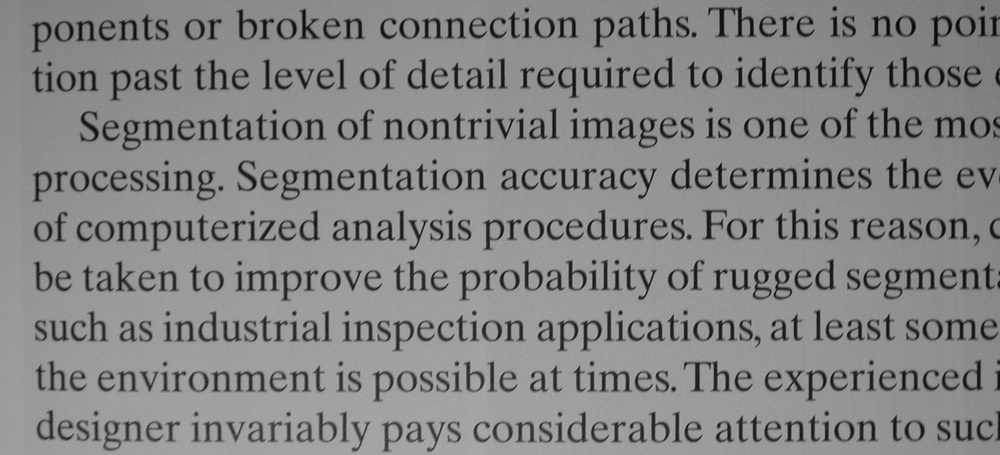
%> input picture OIM/completed labs/Lab_04/data/text.jpg, 1000 x 455 px, shrunk from 2018 x 918 before the run
$ octave my_threshold.m   (GNU Octave 9; MATLAB toolbox functions it lacks are replaced by stand-ins)
%> lines starting %> are read from the running program, lines starting %| are printed output that depends on the picture; in (x1, y1, x2, y2) boxes, pixels count from 0 and x2, y2 are one past the last pixel; in counts of white or black regions, pixels touching at a corner belong together; the program's own positions count from 1; long printed decimals are rounded
%% Лабораторная работа 4. Часть 2. Автоматический глобальный порог
labDir=fileparts(mfilename('fullpath'));
outDir=fullfile(labDir,'results_matlab');
if ~exist(outDir,'dir'), mkdir(outDir); end
f=imread(fullfile(labDir,'data','text.jpg'));
%> f is the input picture: size 455x1000x3 uint8; min 4, max 175, mean 133.2
if size(f,3)==3, f=rgb2gray(f); end
d=double(f); T=0.5*(min(d(:))+max(d(:))); history=T;
%> after `T=0.5*(min(d(:))+max(d(:)))`: T = 89.5
%> after `history=T`: history = 89.5
for iteration=1:1000
    g=d>=T;
    if all(g(:)) || ~any(g(:)), break; end
    Tnext=0.5*(mean(d(g))+mean(d(~g)));
    history(end+1)=Tnext;
    done=abs(Tnext-T)<0.5;
    T=Tnext;
    if done, break; end
end
%> this loop made 4 passes
%> (Tnext, done, T) on passes 1 to 4: (97.84, false, 97.84), (100.3, false, 100.3), (101.2, false, 101.2), (101.6, true, 101.6)
%> pass 1, `g=d>=T;`:
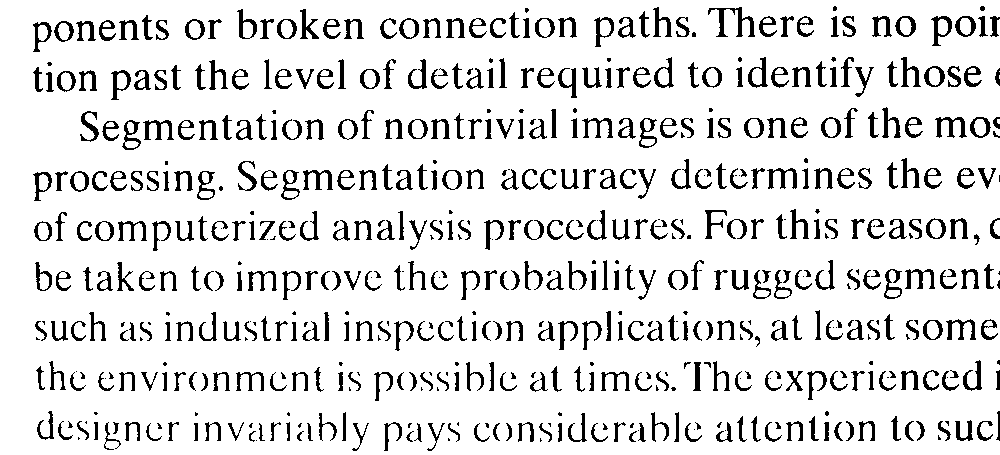
%> g: size 455x1000 logical; 87.9% white; 605 black regions (143 under 20 px), largest, box (x1, y1, x2, y2) and area: (708, 7, 755, 37) 433, (935, 117, 967, 138) 290, (767, 168, 797, 189) 272
%> pass 2, `g=d>=T;`:
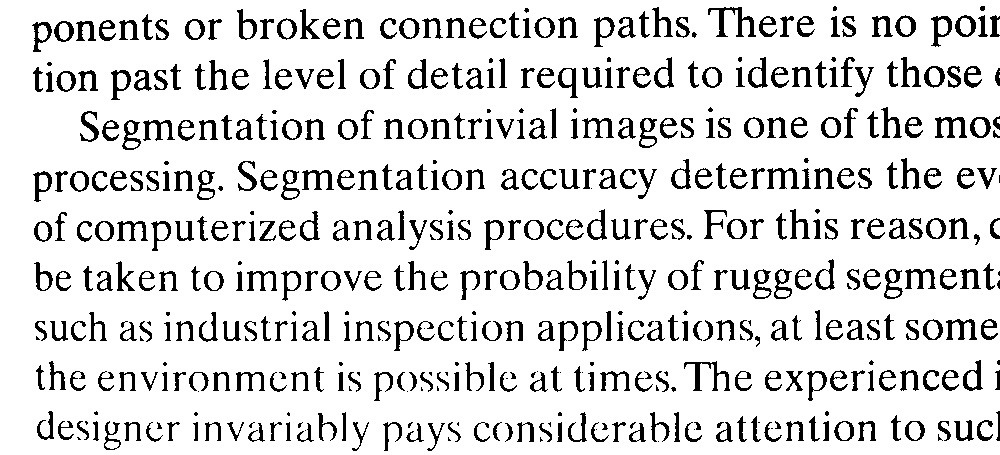
%> g: size 455x1000 logical; 86.6% white; 526 black regions (98 under 20 px), largest, box (x1, y1, x2, y2) and area: (708, 7, 756, 37) 472, (684, 361, 730, 391) 397, (935, 117, 967, 138) 329
%> pass 3, `g=d>=T;`:
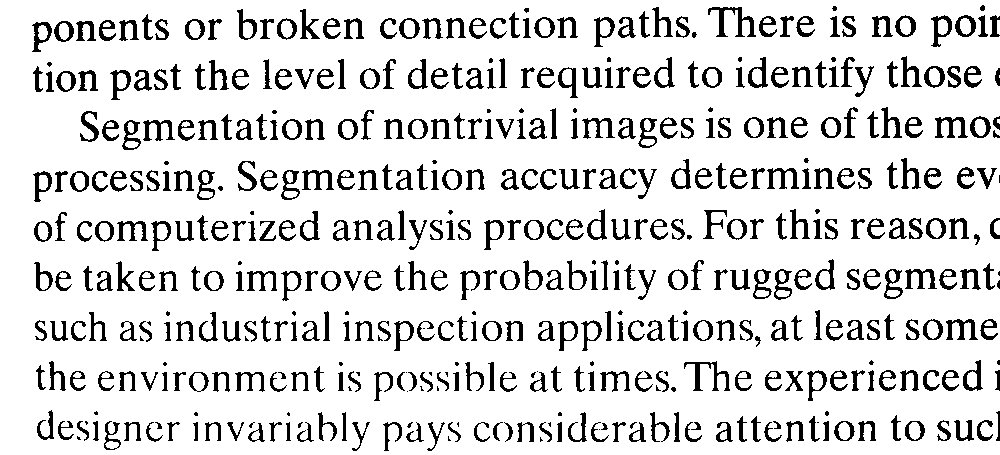
%> g: size 455x1000 logical; 86.1% white; 500 black regions (74 under 20 px), largest, box (x1, y1, x2, y2) and area: (708, 7, 756, 37) 488, (684, 361, 730, 391) 404, (935, 117, 968, 138) 333
%> after the loop, history = [89.5 97.84 100.3 101.2 101.6]
binaryIterative=d>=T;
%> binaryIterative: size 455x1000 logical; 85.9% white; 492 black regions (66 under 20 px), largest, box (x1, y1, x2, y2) and area: (708, 7, 756, 37) 494, (684, 361, 730, 391) 406, (935, 117, 968, 138) 336
T_otsu=graythresh(f); T_otsu_255=255*T_otsu;
%> after `T_otsu=graythresh(f)`: T_otsu = 0.396
%> after `T_otsu_255=255*T_otsu`: T_otsu_255 = 101
binaryOtsu=im2double(f)>T_otsu;
fprintf('Итеративный T=%.10f, итераций=%d\n',T,numel(history)-1);
%| Итеративный T=101.559, итераций=4
fprintf('Отсу: T=%.10f, 255*T=%.10f\n',T_otsu,T_otsu_255);
%| Отсу: T=0.3961, 255*T=101.000
figure('Name','Lab 4: automatic threshold');
subplot(3,1,1); imshow(f); title('Original');
subplot(3,1,2); imshow(binaryIterative); title(sprintf('Iterative: T=%.4f',T));
subplot(3,1,3); imshow(binaryOtsu); title(sprintf('Otsu: T=%.4f',T_otsu_255));
imwrite(binaryIterative,fullfile(outDir,'text_iterative.png'));
imwrite(binaryOtsu,fullfile(outDir,'text_otsu.png'));
save(fullfile(outDir,'thresholds.mat'),'T','T_otsu','history');
